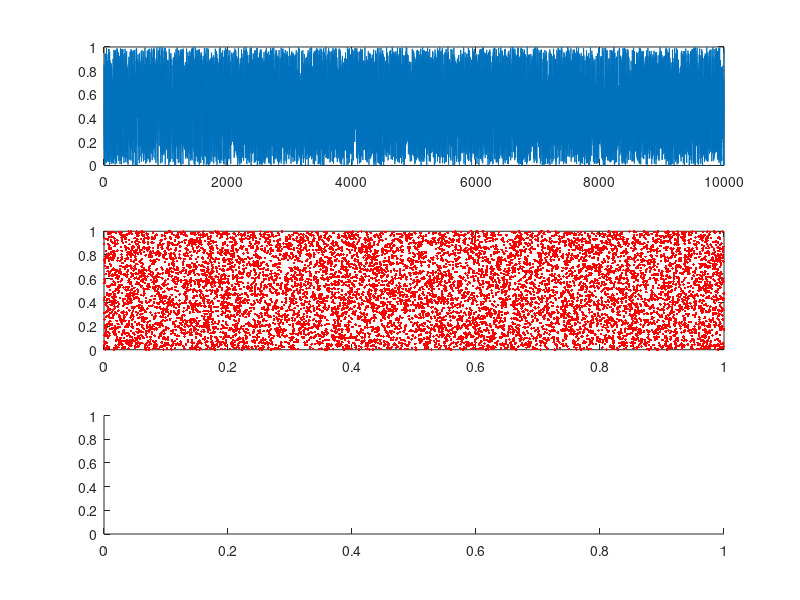

MATLAB code to generate this figure: (Note: this script raises an error after producing the figure.)
N = 10000

rng(1)
x = rand(1,10000)

figure(1)
subplot(3,1,1)
plot(x)

xk = x(1:9999)

xk1 = x(2:10000)

subplot(3,1,2)
plot(xk,xk1,'r.')

subplot(3,1,3)
 histogram(x,100,'Normalization','pdf')

% histogramm zeigt eine fast stetige Klassenhäufigkeit 

m = mean(x) %Erwartungswert 1/2
v = var(x) %1/12

%Aufgabe 2
y = 2.*sqrt(x)

figure(2)
subplot(3,1,1)
plot(y)

yk = y(1:9999)

yk1 = y(2:10000)

subplot(3,1,2)
plot(yk,yk1,'r.')


subplot(3,1,3)
histogram(y,100,'Normalization','pdf')

my = mean(y) %Erwartungswert 4/3
vy = var(y) %2/9



